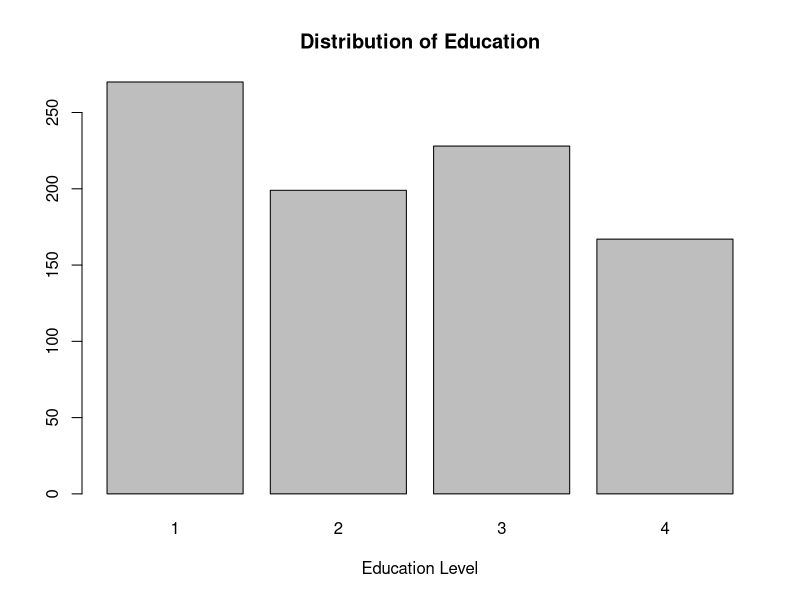
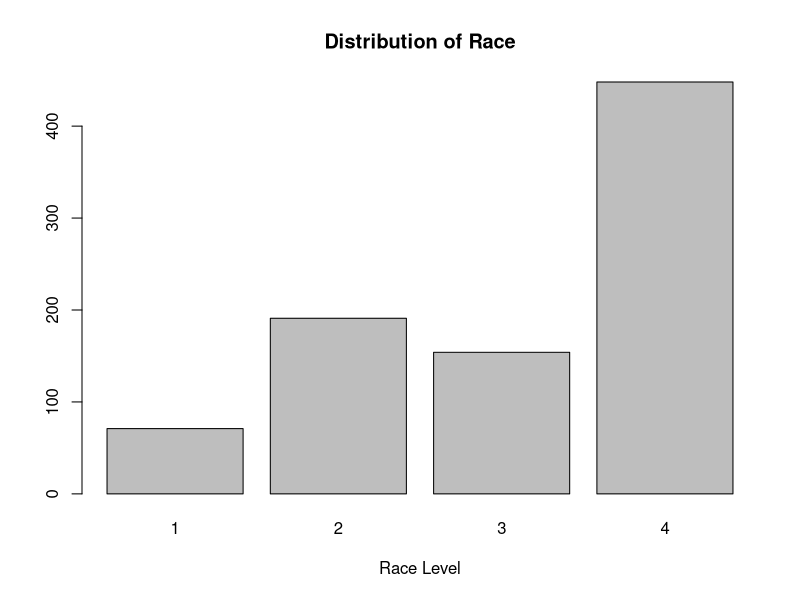
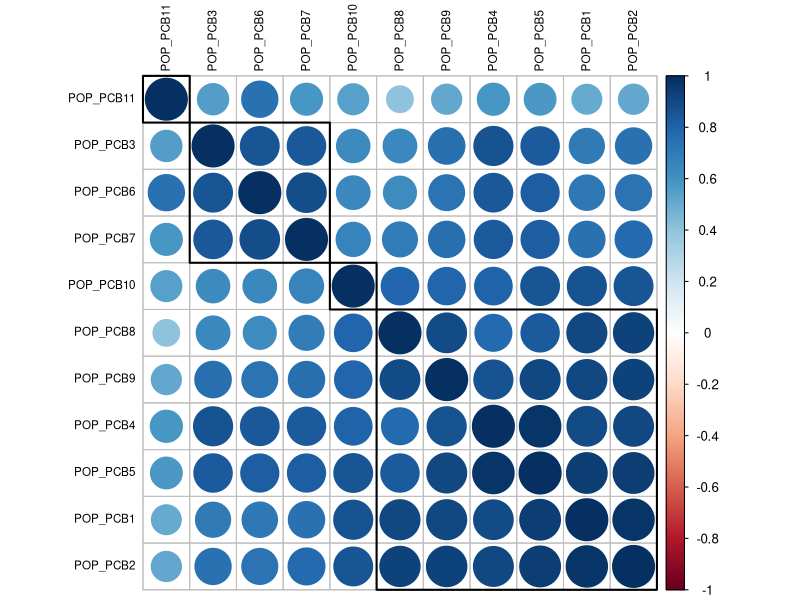

These charts were generated, in order, by the following R code:
## ---- chunk 1
knitr::opts_chunk$set(echo = TRUE)
## ---- chunk 2
# CHANGE ABSOLUTE PATH
setwd("~/Desktop/stat341/R331project/data")
# setwd("~/School/4A/STAT 331/R331project/data")

pollutants <- read.csv("pollutants.csv", header = TRUE)
pollutants <- subset(pollutants , select = -X )
head(pollutants)
## ---- chunk 3
names(pollutants)
## ---- chunk 4
# 1 = Less Than 9th Grade or 9-11th Grade (Includes 12th grade with no diploma) 
# 2 = High School Grad/GED or Equivalent
# 3 = Some College or AA degree
# 4 = College Graduate

edu_factor=as.factor(pollutants$edu_cat)
plot(edu_factor, 
     main="Distribution of Education",
     xlab="Education Level")

# 1 = Other Race (Including Multi-Racial);
# 2 = Mexican American; 
# 3 = Non-Hispanic Black; 
# 4 = Non-Hispanic White

race_factor=as.factor(pollutants$race_cat)
plot(race_factor, 
     main="Distribution of Race",
     xlab="Race Level")
## ---- chunk 5
# Estella's work 1
library(corrplot)
library(ggplot2)

summary(pollutants)
POP_PCB = c("POP_PCB1", "POP_PCB2","POP_PCB3", "POP_PCB4","POP_PCB5", "POP_PCB6","POP_PCB7", "POP_PCB8","POP_PCB9", "POP_PCB10", "POP_PCB11")
POP_PCB_data <- pollutants [, POP_PCB]
cc = cor(POP_PCB_data , method = "spearman")

# cluster my POP_PCB so that those with similar patterns of correlation coefficients are closer together. 
corrplot(cc, tl.col = "black", order = "hclust", hclust.method = "average", addrect = 4, tl.cex = 0.7)
#https://jkzorz.github.io/2019/06/11/Correlation-heatmaps.html
## ---- chunk 6
# Estella's work 3
f <- as.formula((paste("length", paste("(", paste(POP_PCB, collapse = " + "), ")^2"), sep = " ~")))
m <- lm(f, data = pollutants)
summary(m)
## ---- chunk 7
# Estella's work 4 
# setting threshold of pvalue to be 0.05 and assess possible interaction terms
pvalues <- summary(m)$coefficients[,4]
p_threshold = 0.05
selected <-which(pvalues<= p_threshold)
names(selected)
## ---- chunk 8
#stepwise parameters selection without any interaction terms
M0 <- lm(length ~ 1, data = pollutants) # minimal model
Mfull <- lm(length ~ .,
            data= pollutants )



## 2 corresponds to AIC
## log(n) corresponds to BIC

# stepwise AIC
Mstart <- lm(length ~ .,
            data= pollutants )
system.time({
  Mstep_AIC <- step(object = Mstart,
                scope = list(lower = M0, upper = Mfull),
                direction = "both", trace = 0, k = 2)
})

#stepwiseBIC
system.time({
  Mstep_BIC <- step(object = Mstart,
                scope = list(lower = M0, upper = Mfull),
                direction = "both", trace = 0, k = log(nrow(pollutants)))
})

#stepwiseB_Adjusted R2
Mstep_AIC
Mstep_BIC
## ---- chunk 9
#stepwise parameters selection with any interaction terms
M0 <- lm(length ~ 1, data = pollutants) # minimal model
#tail to remove length column
single <- paste(tail(colnames(pollutants),-1), collapse = " + ")
#tail to remove intercept column
interaction <- paste(tail(names(selected),-1), collapse = " + ")
f_interaction <- as.formula((paste("length", paste("(", single,"+", interaction, ")"), sep = " ~")))
Mfull <- lm(f_interaction, data = pollutants)
Mstart <- lm(f_interaction, data = pollutants)

# stepwise AIC
Mstart <- lm(length ~ .,
            data= pollutants )
system.time({
  Mstep_AIC <- step(object = Mstart,
                scope = list(lower = M0, upper = Mfull),
                direction = "both", trace = 0, k = 2)
})

#stepwiseBIC
system.time({
  Mstep_BIC <- step(object = Mstart,
                scope = list(lower = M0, upper = Mfull),
                direction = "both", trace = 0, k = log(nrow(pollutants)))
})

#stepwiseB_Adjusted R2
Mstep_AIC
Mstep_BIC
